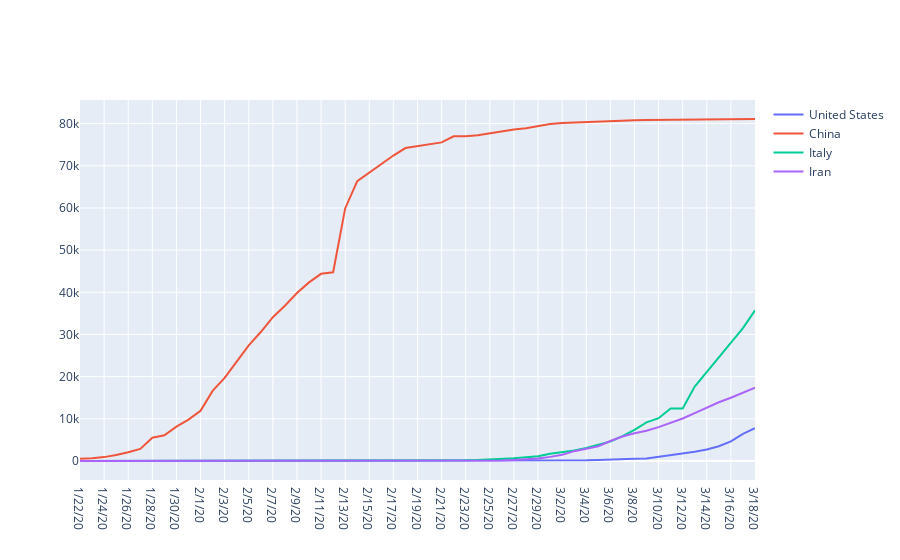

Here is the notebook cell this chart was saved with:
### Code cell
import plotly.graph_objects as go

fig = go.Figure()
fig.add_trace(go.Scatter(x=top_countries['date'], y=top_countries['us'],
                    mode='lines',
                    name='United States'))
fig.add_trace(go.Scatter(x=top_countries['date'], y=top_countries['china'],
                    mode='lines',
                    name='China'))
fig.add_trace(go.Scatter(x=top_countries['date'], y=top_countries['italy'],
                    mode='lines', name='Italy'))

fig.add_trace(go.Scatter(x=top_countries['date'], y=top_countries['iran'],
                    mode='lines', name='Iran'))
fig.show()

### Figure 1 — Plotly figure (JSON) as saved in the notebook; plotly's stock layout.template omitted (floating-point values rounded to 4 significant figures)
{"data": [{"mode": "lines", "name": "United States", "type": "scatter", "x": ["1/22/20", "1/23/20", "1/24/20", "1/25/20", "1/26/20", "1/27/20", "1/28/20", "1/29/20", "1/30/20", "1/31/20", "2/1/20", "2/2/20", "2/3/20", "2/4/20", "2/5/20", "2/6/20", "2/7/20", "2/8/20", "2/9/20", "2/10/20", "2/11/20", "2/12/20", "2/13/20", "2/14/20", "2/15/20", "2/16/20", "2/17/20", "2/18/20", "2/19/20", "2/20/20", "2/21/20", "2/22/20", "2/23/20", "2/24/20", "2/25/20", "2/26/20", "2/27/20", "2/28/20", "2/29/20", "3/1/20", "3/2/20", "3/3/20", "3/4/20", "3/5/20", "3/6/20", "3/7/20", "3/8/20", "3/9/20", "3/10/20", "3/11/20", "3/12/20", "3/13/20", "3/14/20", "3/15/20", "3/16/20", "3/17/20", "3/18/20"], "y": [1, 1, 2, 2, 5, 5, 5, 5, 5, 7, 8, 8, 11, 11, 11, 11, 11, 11, 11, 11, 12, 12, 13, 13, 13, 13, 13, 13, 13, 13, 15, 15, 15, 51, 51, 57, 58, 60, 68, 74, 98, 118, 149, 217, 262, 402, 518, 583, 959, 1281, 1663, 2179, 2727, 3499, 4632, 6421, 7783]}, {"mode": "lines", "name": "China", "type": "scatter", "x": ["1/22/20", "1/23/20", "1/24/20", "1/25/20", "1/26/20", "1/27/20", "1/28/20", "1/29/20", "1/30/20", "1/31/20", "2/1/20", "2/2/20", "2/3/20", "2/4/20", "2/5/20", "2/6/20", "2/7/20", "2/8/20", "2/9/20", "2/10/20", "2/11/20", "2/12/20", "2/13/20", "2/14/20", "2/15/20", "2/16/20", "2/17/20", "2/18/20", "2/19/20", "2/20/20", "2/21/20", "2/22/20", "2/23/20", "2/24/20", "2/25/20", "2/26/20", "2/27/20", "2/28/20", "2/29/20", "3/1/20", "3/2/20", "3/3/20", "3/4/20", "3/5/20", "3/6/20", "3/7/20", "3/8/20", "3/9/20", "3/10/20", "3/11/20", "3/12/20", "3/13/20", "3/14/20", "3/15/20", "3/16/20", "3/17/20", "3/18/20"], "y": [548, 643, 920, 1406, 2075, 2877, 5509, 6087, 8141, 9802, 11891, 16630, 19716, 23707, 27440, 30587, 34110, 36814, 39829, 42354, 44386, 44759, 59895, 66358, 68413, 70513, 72434, 74211, 74619, 75077, 75550, 77001, 77022, 77241, 77754, 78166, 78600, 78928, 79356, 79932, 80136, 80261, 80386, 80537, 80690, 80770, 80823, 80860, 80887, 80921, 80932, 80945, 80977, 81003, 81033, 81058, 81102]}, {"mode": "lines", "name": "Italy", "type": "scatter", "x": ["1/22/20", "1/23/20", "1/24/20", "1/25/20", "1/26/20", "1/27/20", "1/28/20", "1/29/20", "1/30/20", "1/31/20", "2/1/20", "2/2/20", "2/3/20", "2/4/20", "2/5/20", "2/6/20", "2/7/20", "2/8/20", "2/9/20", "2/10/20", "2/11/20", "2/12/20", "2/13/20", "2/14/20", "2/15/20", "2/16/20", "2/17/20", "2/18/20", "2/19/20", "2/20/20", "2/21/20", "2/22/20", "2/23/20", "2/24/20", "2/25/20", "2/26/20", "2/27/20", "2/28/20", "2/29/20", "3/1/20", "3/2/20", "3/3/20", "3/4/20", "3/5/20", "3/6/20", "3/7/20", "3/8/20", "3/9/20", "3/10/20", "3/11/20", "3/12/20", "3/13/20", "3/14/20", "3/15/20", "3/16/20", "3/17/20", "3/18/20"], "y": [0, 0, 0, 0, 0, 0, 0, 0, 0, 2, 2, 2, 2, 2, 2, 2, 3, 3, 3, 3, 3, 3, 3, 3, 3, 3, 3, 3, 3, 3, 20, 62, 155, 229, 322, 453, 655, 888, 1128, 1694, 2036, 2502, 3089, 3858, 4636, 5883, 7375, 9172, 10149, 12462, 12462, 17660, 21157, 24747, 27980, 31506, 35713]}, {"mode": "lines", "name": "Iran", "type": "scatter", "x": ["1/22/20", "1/23/20", "1/24/20", "1/25/20", "1/26/20", "1/27/20", "1/28/20", "1/29/20", "1/30/20", "1/31/20", "2/1/20", "2/2/20", "2/3/20", "2/4/20", "2/5/20", "2/6/20", "2/7/20", "2/8/20", "2/9/20", "2/10/20", "2/11/20", "2/12/20", "2/13/20", "2/14/20", "2/15/20", "2/16/20", "2/17/20", "2/18/20", "2/19/20", "2/20/20", "2/21/20", "2/22/20", "2/23/20", "2/24/20", "2/25/20", "2/26/20", "2/27/20", "2/28/20", "2/29/20", "3/1/20", "3/2/20", "3/3/20", "3/4/20", "3/5/20", "3/6/20", "3/7/20", "3/8/20", "3/9/20", "3/10/20", "3/11/20", "3/12/20", "3/13/20", "3/14/20", "3/15/20", "3/16/20", "3/17/20", "3/18/20"], "y": [0, 0, 0, 0, 0, 0, 0, 0, 0, 0, 0, 0, 0, 0, 0, 0, 0, 0, 0, 0, 0, 0, 0, 0, 0, 0, 0, 0, 2, 5, 18, 28, 43, 61, 95, 139, 245, 388, 593, 978, 1501, 2336, 2922, 3513, 4747, 5823, 6566, 7161, 8042, 9000, 10075, 11364, 12729, 13938, 14991, 16169, 17361]}], "layout": {}}
